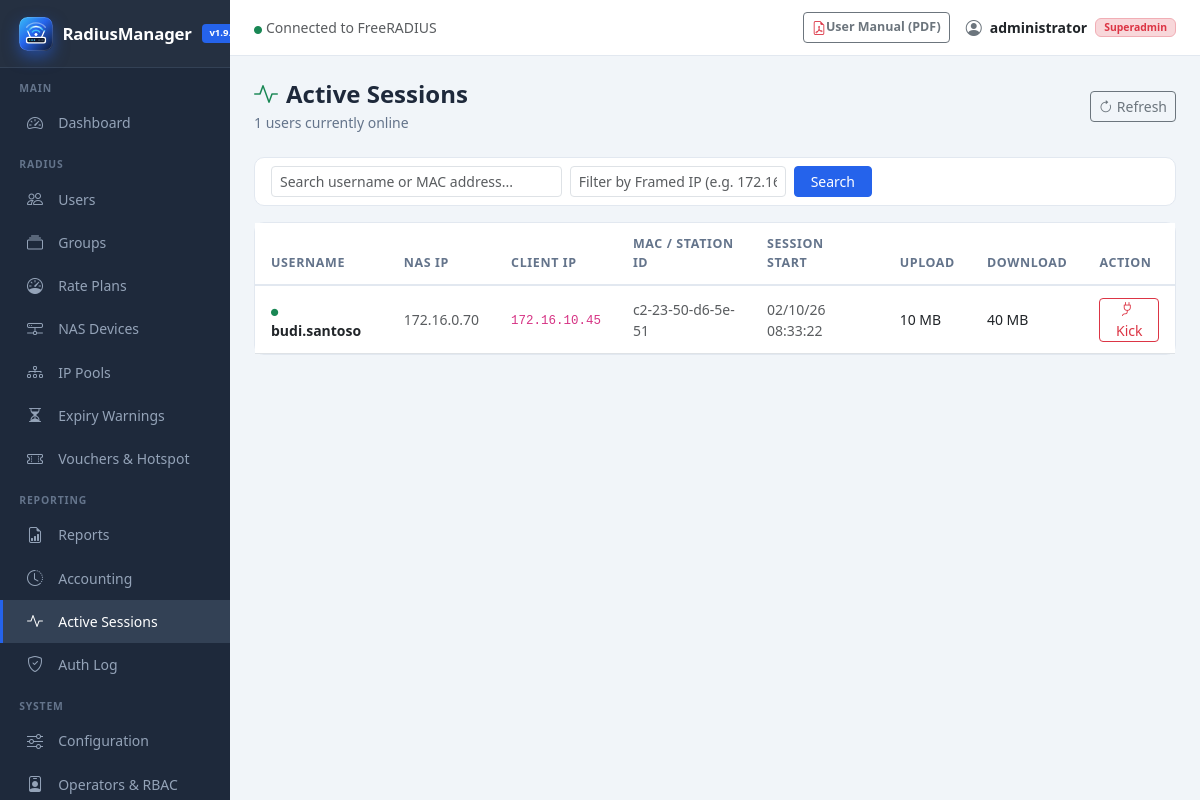
/sessions.php (signed in), run on the app's committed database.
### tables this page shows
CREATE TABLE IF NOT EXISTS `radacct` (
  `radacctid` bigint(21) NOT NULL AUTO_INCREMENT,
  `acctsessionid` varchar(64) NOT NULL DEFAULT '',
  `acctuniqueid` varchar(32) NOT NULL DEFAULT '',
  `username` varchar(64) NOT NULL DEFAULT '',
  `realm` varchar(64) DEFAULT '',
  `nasipaddress` varchar(15) NOT NULL DEFAULT '',
  `nasportid` varchar(32) DEFAULT NULL,
  `nasporttype` varchar(32) DEFAULT NULL,
  `acctstarttime` datetime DEFAULT NULL,
  `acctupdatetime` datetime DEFAULT NULL,
  `acctstoptime` datetime DEFAULT NULL,
  `acctinterval` int(12) DEFAULT NULL,
  `acctsessiontime` int(12) unsigned DEFAULT NULL,
  `acctauthentic` varchar(32) DEFAULT NULL,
  `connectinfo_start` varchar(128) DEFAULT NULL,
  `connectinfo_stop` varchar(128) DEFAULT NULL,
  `acctinputoctets` bigint(20) DEFAULT NULL,
  `acctoutputoctets` bigint(20) DEFAULT NULL,
  `calledstationid` varchar(50) NOT NULL DEFAULT '',
  `callingstationid` varchar(50) NOT NULL DEFAULT '',
  `acctterminatecause` varchar(32) NOT NULL DEFAULT '',
  `servicetype` varchar(32) DEFAULT NULL,
  `framedprotocol` varchar(32) DEFAULT NULL,
  `framedipaddress` varchar(15) NOT NULL DEFAULT '',
  `framedipv6address` varchar(45) NOT NULL DEFAULT '',
  `framedipv6prefix` varchar(45) NOT NULL DEFAULT '',
  `framedinterfaceid` varchar(44) NOT NULL DEFAULT '',
  `delegatedipv6prefix` varchar(45) NOT NULL DEFAULT '',
  `class` varchar(64) DEFAULT NULL,
  PRIMARY KEY (`radacctid`),
  UNIQUE KEY `acctuniqueid` (`acctuniqueid`),
  KEY `username` (`username`),
  KEY `framedipaddress` (`framedipaddress`),
  KEY `acctsessionid` (`acctsessionid`),
  KEY `acctsessiontime` (`acctsessiontime`),
  KEY `acctstarttime` (`acctstarttime`),
  KEY `acctstoptime` (`acctstoptime`),
  KEY `nasipaddress` (`nasipaddress`)
);

### includes/functions.php (called while the page is built, shortened)
<?php
function sanitize($input) {
    return htmlspecialchars(strip_tags(trim((string)$input)), ENT_QUOTES, 'UTF-8');
}
function formatBytes($bytes, $precision = 2) {
    $bytes = (float)($bytes ?? 0);
    $units = ['B', 'KB', 'MB', 'GB', 'TB', 'PB'];
    $pow   = floor(log($bytes) / log(1024));
    $pow   = min($pow, count($units) - 1);
    $bytes /= pow(1024, $pow);
    return round($bytes, $precision) . ' ' . $units[$pow];
}
function paginate($total, $page, $perPage = 20) {
    $perPage = max(1, (int)$perPage);
    $totalPages = max(1, (int)ceil($total / $perPage));
    $page = max(1, min((int)$page, $totalPages));
    $offset = ($page - 1) * $perPage;
    return [
        'page'        => $page,
        'total_pages' => $totalPages,
        'offset'      => $offset,
        'per_page'    => $perPage,
        'total'       => (int)$total,
    ];
}

### sessions.php (the view, shortened to what this page needs)
<?php
$db = getDB();
$search   = trim($_GET['q'] ?? '');
$ipSearch = trim($_GET['ip'] ?? '');
$where    = "WHERE acctstoptime IS NULL";
$params   = [];
$totalStmt = $db->prepare("SELECT COUNT(*) FROM radacct $where");
$totalStmt->execute($params);
$totalActive = (int)$totalStmt->fetchColumn();
$perPage = 50;
$page    = max(1, (int)($_GET['page'] ?? 1));
$pag     = paginate($totalActive, $page, $perPage);
$lim     = (int)$pag['per_page'];
$off     = (int)$pag['offset'];
$sessions = $db->prepare("SELECT username, nasipaddress, framedipaddress,
    acctstarttime, acctinputoctets, acctoutputoctets,
    callingstationid, calledstationid, acctsessionid
  FROM radacct $where ORDER BY acctstarttime DESC LIMIT $lim OFFSET $off");
$sessions->execute($params);
$records = $sessions->fetchAll();
include __DIR__ . '/includes/header.php';
?>
<div class="page-header d-flex align-items-center justify-content-between">
    <div>
        <h4><i class="bi bi-activity me-2 text-success"></i>Active Sessions</h4>
        <p><?= number_format($totalActive) ?> users currently online</p>
    </div>
    <button class="btn btn-sm btn-outline-secondary" onclick="location.reload()">
        <i class="bi bi-arrow-clockwise me-1"></i>Refresh
    </button>
</div>
<div class="card mb-3">
    <div class="card-body py-2">
        <form method="GET" class="row g-2 align-items-center">
            <div class="col-md-4">
                <input type="text" name="q" class="form-control form-control-sm"
                       placeholder="Search username or MAC address..." value="<?= htmlspecialchars($search) ?>">
            </div>
            <div class="col-md-3">
                <input type="text" name="ip" class="form-control form-control-sm"
                       placeholder="Filter by Framed IP (e.g. 172.16...)" value="<?= htmlspecialchars($ipSearch) ?>">
            </div>
            <div class="col-auto">
                <button class="btn btn-primary btn-sm px-3">Search</button>
            </div>
        </form>
    </div>
</div>
<div class="card">
    <div class="card-body p-0">
        <div class="table-responsive">
        <table class="table mb-0">
            <thead><tr>
                <th>Username</th>
                <th>NAS IP</th>
                <th>Client IP</th>
                <th>MAC / Station ID</th>
                <th>Session Start</th>
                <th>Upload</th>
                <th>Download</th>
                <th>Action</th>
            </tr></thead>
            <tbody>
            <?php if (empty($records)): ?>
            <tr><td colspan="8" class="text-center text-muted py-5">
                <i class="bi bi-wifi-off fs-3 d-block mb-2"></i>No active sessions right now
            </td></tr>
            <?php else: foreach ($records as $r): ?>
            <tr>
                <td>
                    <i class="bi bi-circle-fill text-success me-1" style="font-size:.45rem"></i>
                    <strong><?= sanitize($r['username']) ?></strong>
                </td>
                <td class="text-muted small"><?= sanitize($r['nasipaddress']) ?></td>
                <td><code style="font-size:.78rem"><?= sanitize($r['framedipaddress']) ?></code></td>
                <td class="text-muted small"><?= sanitize($r['callingstationid'] ?: '—') ?></td>
                <td class="text-muted small">
                    <?= date('d/m/y H:i:s', strtotime($r['acctstarttime'])) ?>
                </td>
                <td><?= formatBytes($r['acctinputoctets'] ?? 0) ?></td>
                <td><?= formatBytes($r['acctoutputoctets'] ?? 0) ?></td>
                <td>
                    <form method="POST" class="d-inline">
                        <button type="submit" name="disconnect" value="1"
                                class="btn btn-sm btn-outline-danger py-0 px-2"
                                onclick="return confirm('Disconnect user <?= htmlspecialchars(addslashes($r['username']), ENT_QUOTES) ?>?')">
                            <i class="bi bi-plug me-1"></i>Kick
                        </button>
                    </form>
                </td>
            </tr>
            <?php endforeach; endif; ?>
            </tbody>
        </table>
        </div>
    </div>
</div>
<?php
include __DIR__ . '/includes/footer.php';

### includes/header.php (style rules this page uses)
:root { --sidebar-w: 230px; --primary: #2563eb; --primary-dark: #1d4ed8; --sidebar-bg: #1e293b; --sidebar-hover: #334155; --sidebar-active: #2563eb; --topbar-h: 56px; }
body { background: #f1f5f9; font-family: 'Segoe UI', sans-serif; }
html { scroll-behavior: smooth; }
* { scrollbar-width: thin; scrollbar-color: #cbd5e1 transparent; }
.card { border: 1px solid #e2e8f0; border-radius: 10px; }
.table th { font-size: .78rem; text-transform: uppercase; letter-spacing: .05em; color: #64748b; font-weight: 600; border-bottom: 2px solid #e2e8f0; padding: .75rem 1rem; }
.table td { padding: .7rem 1rem; vertical-align: middle; font-size: .875rem; }
.btn-primary { background: var(--primary); border-color: var(--primary); }
.page-header { margin-bottom: 1.5rem; }
.page-header h4 { font-weight: 700; color: #1e293b; margin: 0; }
.page-header p { color: #64748b; font-size: .875rem; margin: .2rem 0 0; }

### data on the page
radacct: username "budi.santoso", nasipaddress "172.16.0.70", framedipaddress "172.16.10.45", callingstationid "c2-23-50-d6-5e-51", acctstarttime "02/10/26 08:33:22", acctinputoctets "10 MB", acctoutputoctets "40 MB"

### other printed values
APP_NAME "RadiusManager"
$_SESSION['admin_name'] "administrator"
getAdminRole() "Superadmin"
$totalActive "1"
